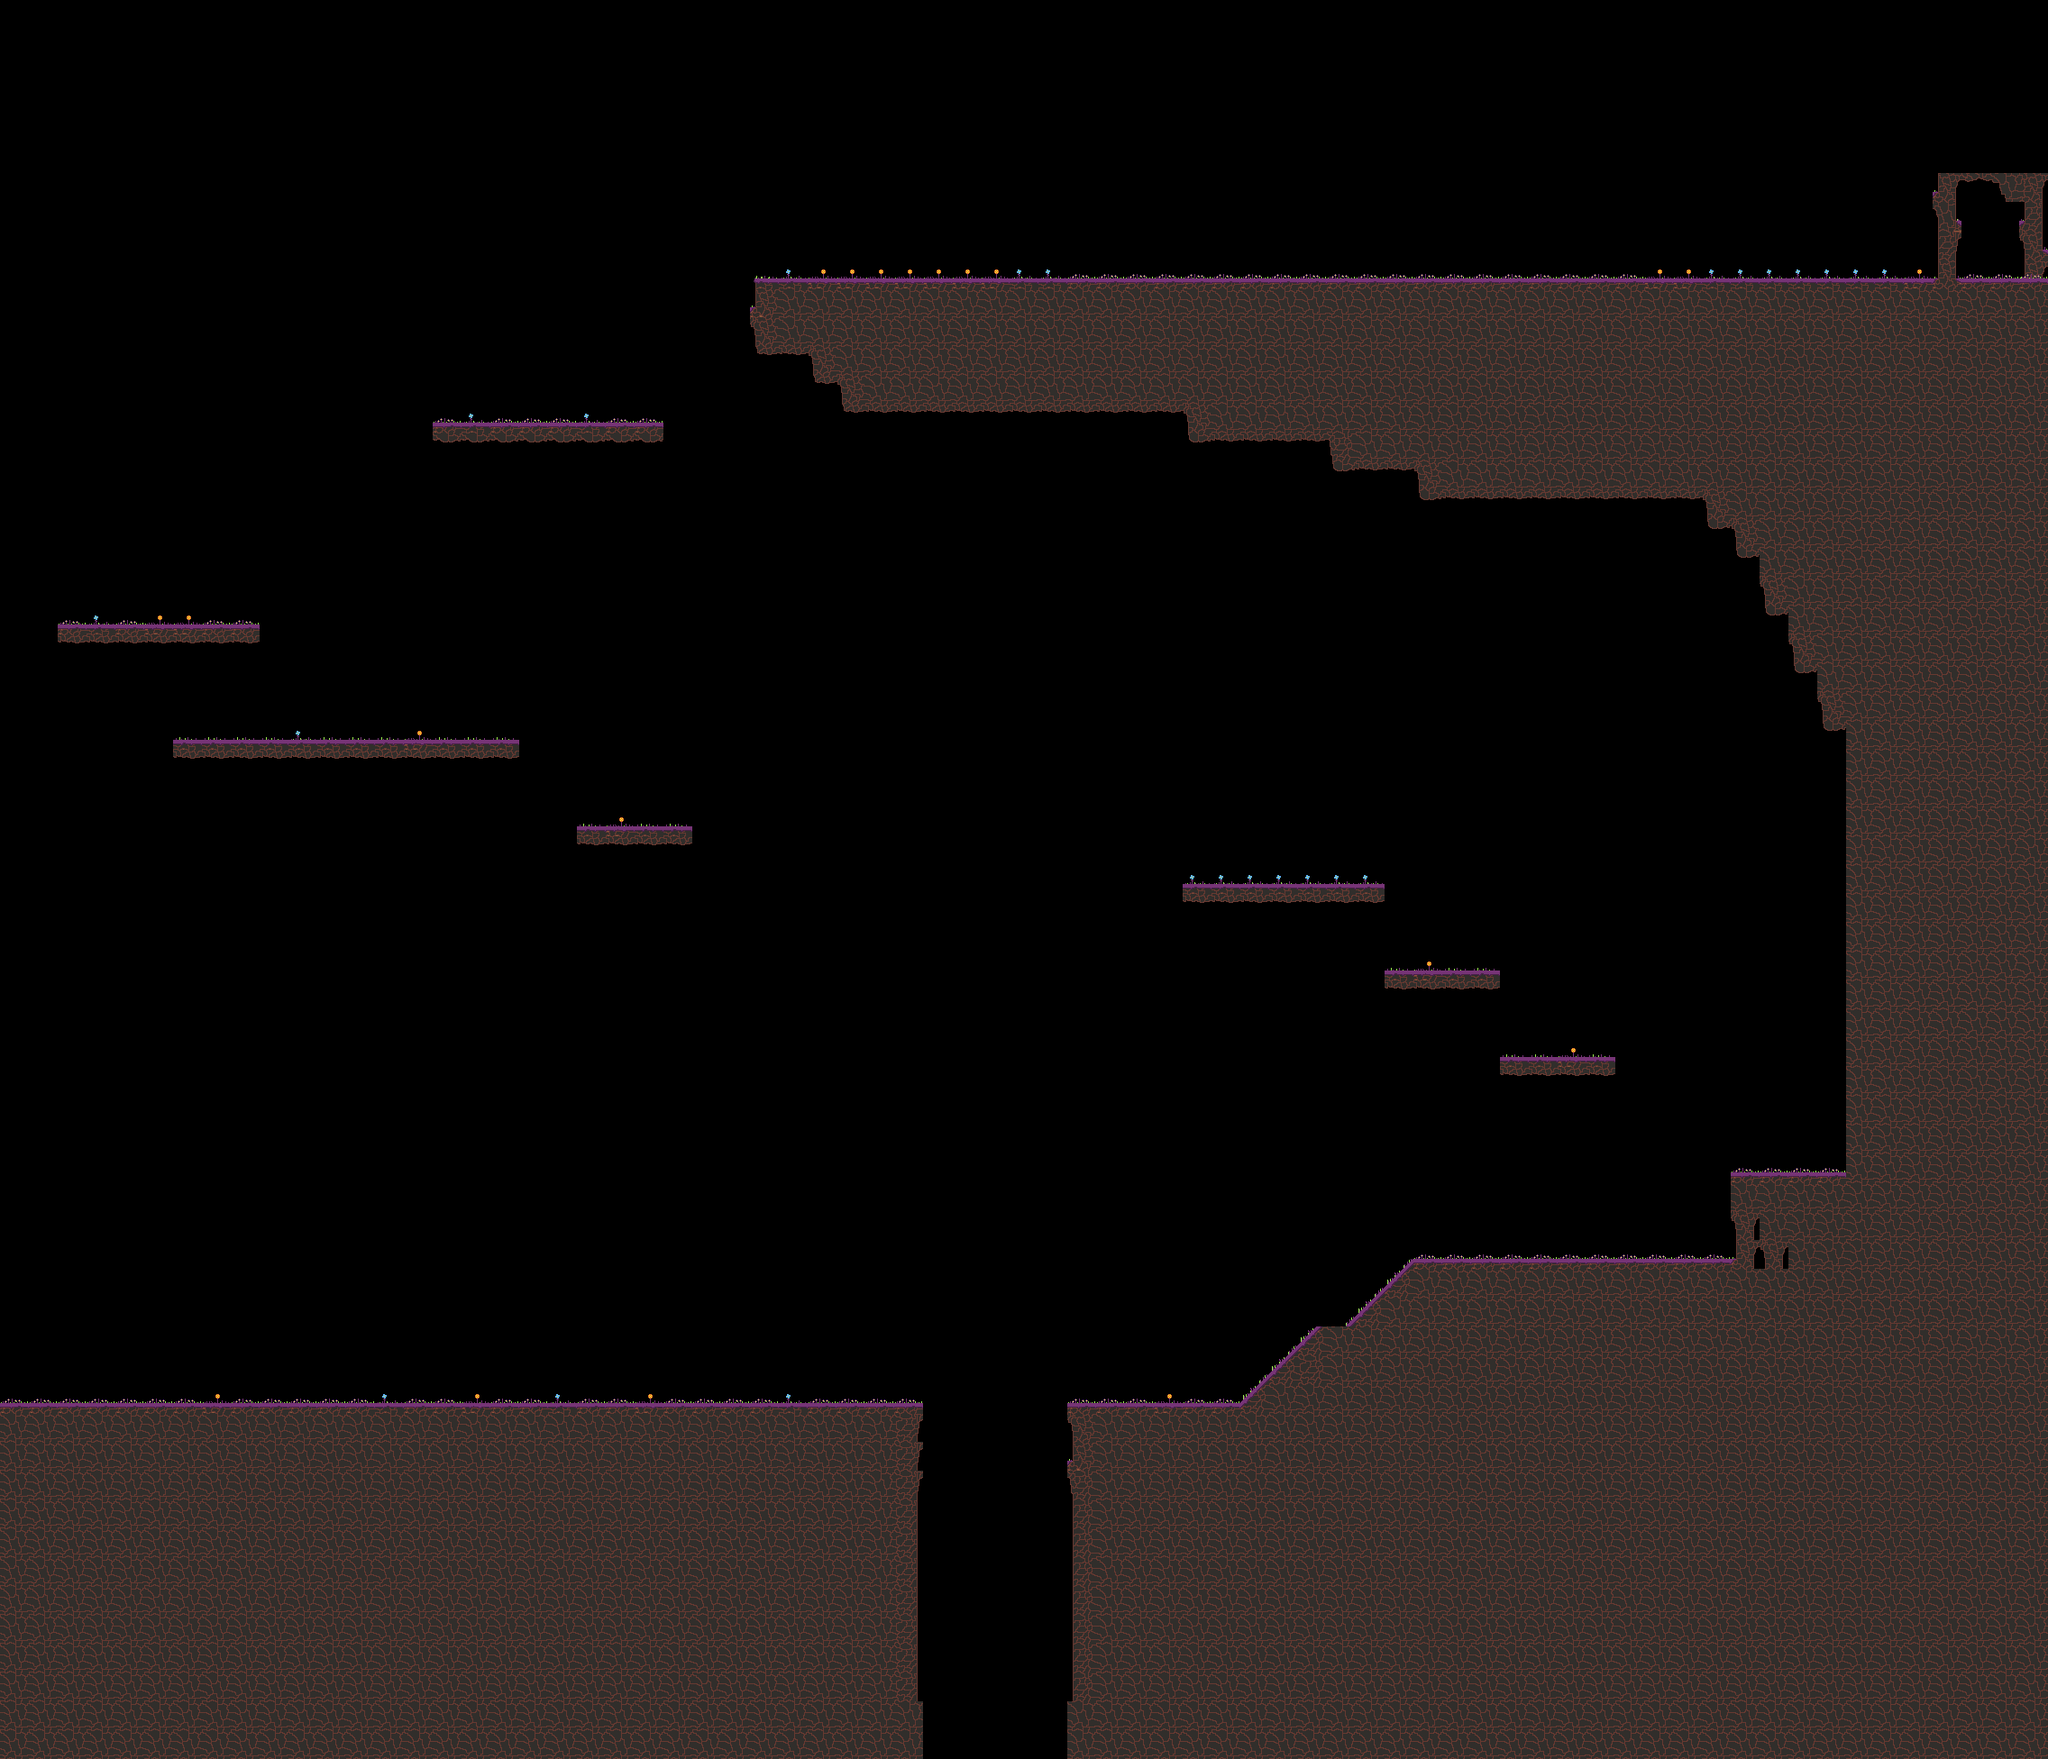

A level layout from a 2D game, rendered from its tile map. Below: a short description, then the map file with tile-grid data replaced by summaries:
An orthogonal 71x61 tile map with 32x32 px tiles, 2 tile layers (Capa de patrones 1, Capa de patrones 2) and 20 objects (10x en, 4x dialog, 3x kyu, doom, end, ...).

<map version="1.4" tiledversion="1.4.1" orientation="orthogonal" renderorder="right-down" width="71" height="61" tilewidth="32" tileheight="32" infinite="0" nextlayerid="4" nextobjectid="39">
 <tileset firstgid="1" name="level1b" tilewidth="32" tileheight="32" tilecount="135" columns="9">
  <image source="level1b.png" width="288" height="480" />
 </tileset>
 <layer id="1" name="Capa de patrones 1" width="71" height="61">
  <data>[4331 cells, 1481 non-empty, 17 distinct tile ids]</data>
 </layer>
 <layer id="3" name="Capa de patrones 2" width="71" height="61">
  <properties>
   <property name="cCol" value="" />
  </properties>
  <data>[4331 cells, 155 non-empty, 13 distinct tile ids]</data>
 </layer>
 <objectgroup id="2" name="Capa de Objetos 1">
  <object id="1" type="dialog" x="1382" y="764.076" width="222" height="246.424">
   <properties>
    <property name="text">Akemi Homura, from now on 
you can do a double jump!</property>
   </properties>
  </object>
  <object id="5" type="dialog" x="898.125" y="180.546" width="218.425" height="158.788">
   <properties>
    <property name="text">Akemi Homura, use your rocket 
launcher! Press X to fire!</property>
   </properties>
  </object>
  <object id="7" type="dialog" x="1869.7" y="176.485" width="256.849" height="159.334">
   <properties>
    <property name="text">Your delicious pink 
ball of love is in another
castle!</property>
   </properties>
  </object>
  <object id="16" type="kyu" x="917.5" y="275" width="31" height="34" />
  <object id="18" type="kyu" x="1456" y="943" width="42" height="38" />
  <object id="19" type="kyu" x="2051.5" y="272.5" width="40" height="38" />
  <object id="21" type="en" x="738" y="1512.67" width="23.3333" height="44" />
  <object id="22" type="en" x="820" y="1520" width="20.6667" height="39.3333" />
  <object id="23" type="en" x="1320" y="1505.33" width="36" height="52" />
  <object id="24" type="en" x="1844" y="1337.33" width="32" height="64" />
  <object id="25" type="en" x="312" y="770.667" width="30.6667" height="50.6667" />
  <object id="26" type="en" x="1472" y="253.333" width="26.6667" height="56" />
  <object id="27" type="en" x="1488" y="252" width="26.6667" height="60" />
  <object id="28" type="en" x="1500" y="254.667" width="26.6667" height="53.3333" />
  <object id="29" type="en" x="1820" y="253.333" width="29.3333" height="56" />
  <object id="30" type="en" x="1781.33" y="261.333" width="29.3333" height="52" />
  <object id="33" type="doom" x="1011" y="1706" width="185" height="95" />
  <object id="36" type="end" x="2176.33" y="229.667" width="61" height="78">
   <properties>
    <property name="goTo" value="SecondAreaD" />
   </properties>
  </object>
  <object id="37" type="start" x="72" y="1510" width="39" height="48" />
  <object id="38" type="dialog" x="207.333" y="1479.33" width="56.6667" height="79.3333">
   <properties>
    <property name="text">Those things..
are those pawns?</property>
   </properties>
  </object>
 </objectgroup>
</map>
